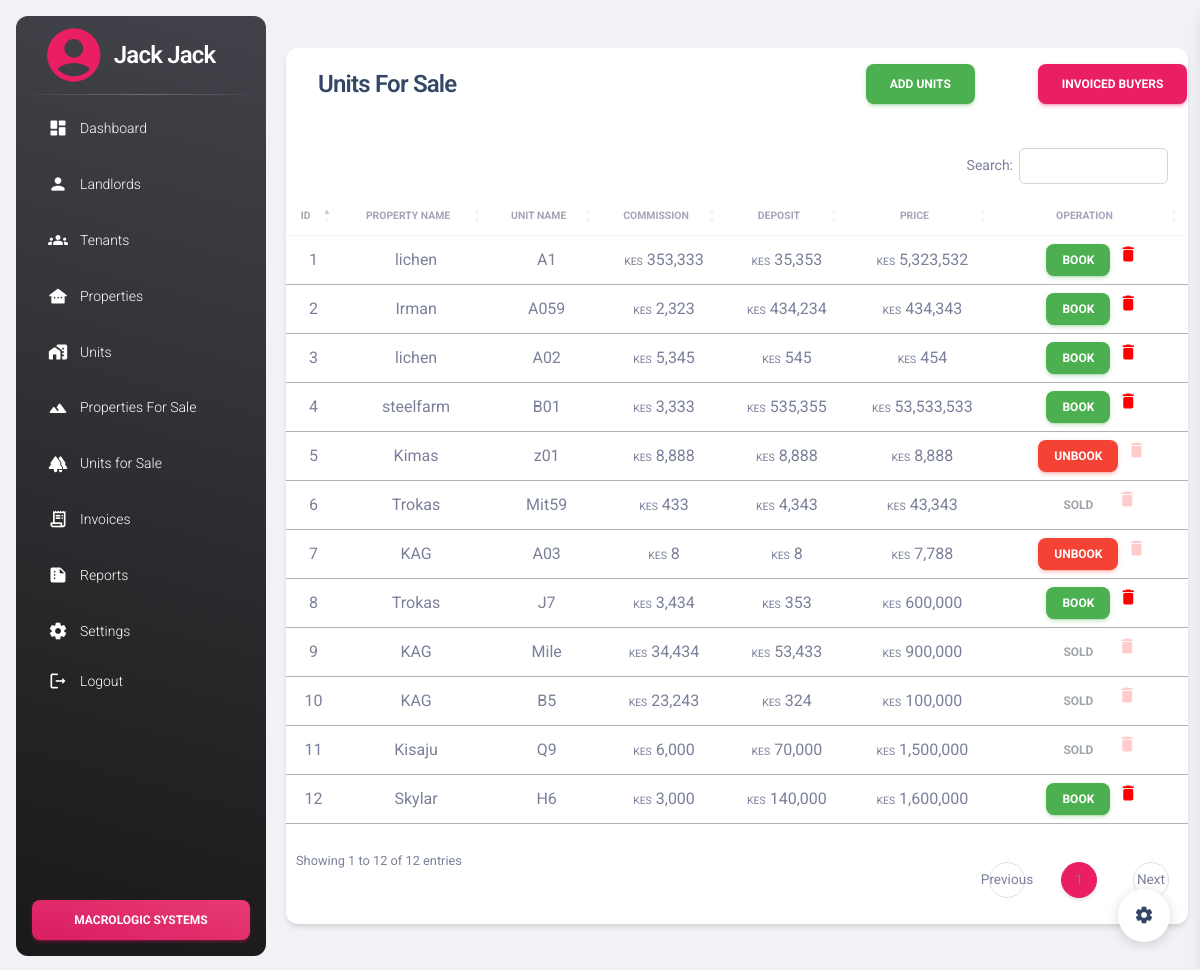
/tables/units_sale_view.php (signed in), run on the app's committed database.
### tables this page shows
CREATE TABLE `units_sale` (
  `id` int(11) NOT NULL,
  `property_sale_id` int(11) NOT NULL,
  `name` varchar(50) NOT NULL,
  `description` varchar(2000) NOT NULL,
  `commission` int(11) NOT NULL,
  `deposit` int(11) NOT NULL,
  `price` int(11) NOT NULL,
  `booked` enum('No','Yes') NOT NULL DEFAULT 'No',
  `sold` enum('No','Yes') NOT NULL
);

CREATE TABLE `property_sale` (
  `id` int(11) NOT NULL,
  `name` varchar(100) NOT NULL,
  `landlord_id` int(11) NOT NULL,
  `no_of_units` int(11) NOT NULL DEFAULT 1,
  `location` varchar(50) NOT NULL,
  `image` mediumblob DEFAULT NULL
);

### tables/units_sale_view.php (the view, shortened to what this page needs)
<?php include '../includes/header.php'; ?>
<?php include '../config/connect.php'; ?>
<div class="container-fluid py-4">
  <div class="row">
    <div class="col-12">
      <div class="card my-4">
        <div class="d-flex justify-content-between">
          <div class="row card-header col-md-7 p-0 mx-3 z-index-2 mt-3" style="height: 25px;">
            <div class="pt-1 pb-1">
              <h4 class="row text-capitalize ps-3">Units For Sale</h4>
            </div>
          </div>
          <?php if($role === 'admin') { ?>
          <div class="col-md-2 pt-3">
              <button type="button" class="btn btn-success" data-bs-toggle="modal" data-bs-target="#addUnitSaleModal">
                Add Units
              </button>
          </div>
          <?php
          } ?>
          <div class="col-md-2 pt-3">
              <a class="btn btn-primary" href="buyers_view.php">
                Invoiced buyers
              </a>
          </div>
        </div>
        <div class="card-body px-0 pb-2">
          <div class="row d-flex justify-content-between align-items-center ms-2 me-2">
          </div>
          <div class="table-responsive p-0">
            <table id="unitSaleView" class="table table-hover align-items-center mb-0 don" >
              <thead>
                <tr>
                  <th class="text-center text-uppercase text-secondary text-xxs font-weight-bolder opacity-7">id</th>
                  <th class="text-center text-uppercase text-secondary text-xxs font-weight-bolder opacity-7">property name</th>
                  <th class="text-center text-uppercase text-secondary text-xxs font-weight-bolder opacity-7">unit name</th>
                  <th class="text-center text-uppercase text-secondary text-xxs font-weight-bolder opacity-7">commission</th>
                  <th class="text-center text-uppercase text-secondary text-xxs font-weight-bolder opacity-7">deposit</th>
                  <th class="text-center text-uppercase text-secondary text-xxs font-weight-bolder opacity-7">price</th>
                  <th class="text-center text-uppercase text-secondary text-xxs font-weight-bolder opacity-7">operation</th>
                </tr>
              </thead>
              <tbody>
                <?php
                $sql = "SELECT units_sale.id AS unit_id, property_sale.name AS property_name, property_sale.id AS property_id, units_sale.name AS unit_name, units_sale.booked AS booked, units_sale.sold AS sold, FORMAT(units_sale.price, 0) AS price, FORMAT(units_sale.commission, 0) AS commission, FORMAT(units_sale.deposit, 0) AS deposit
                          FROM units_sale
                          LEFT JOIN property_sale ON units_sale.property_sale_id = property_sale.id";
                $result = $con->query($sql);
                if ($result->num_rows > 0) {
                  while ($row1 = $result->fetch_assoc()) {
                    echo '<tr>';
                    echo '<td scope="row" class="text-center">' . $row1["unit_id"] . '</td>';
                    echo ' <td class="text-center">' . $row1["property_name"] . '</td>';
                    echo '<td class="text-center">' . $row1["unit_name"] . '</td>';
                    echo '<td class="text-center"><span class="text-xxs">KES</span> ' . $row1["commission"] . '</td>';
                    echo '<td class="text-center"><span class="text-xxs">KES</span> ' . $row1["deposit"] . '</td>';
                    echo '<td class="text-center"><span class="text-xxs">KES</span> ' . $row1["price"] . '</td>';
                    if ($row1['booked'] === 'Yes' && $row1['sold'] === 'No') {
                      echo '<td class="text-center"><a class="btn btn-danger btn-sm my-0 me-2" name="unbook" href="delete.php?unbook=' . $row1["unit_id"] . '&property_id='.$row1['property_id'].'">unbook</a><a style="color: red;"  name="delete_unit_id" disabled><i class="material-icons opacity-2">delete</i></a></td>';
                    } else if($row1['booked'] === 'Yes' && $row1['sold'] === 'Yes'){
                      echo '<td class="text-center"><button class="btn btn-link btn-sm my-0 me-2 disabled">sold</button><a style="color: red;"  name="delete_unit_id" disabled><i class="material-icons opacity-2">delete</i></a></td>';
                    } else {
                       echo '<td class="text-center"><a class="btn btn-success btn-sm my-0 me-2"name="sell_id" href="../forms/sell_units.php?sell_id=' . $row1["unit_id"] . '&property_id='.$row1['property_id'].'">book</a><a style="color: red;"  name="delete_unit_id" href="../config/dbcon.php?delete_unit_id=' . $row1["unit_id"] . '"><i class="material-icons opacity-10">delete</i></a></td>';
                    }
                    echo '</tr>';
                  }
                } else {
                  echo '<tr><td colspan="8" class="text-center"><h4>No units found</h4></td></tr>';
                }
                ?>
              </tbody>
            </table>
          </div>
        </div>
      </div>
    </div>
  </div>
</div>
</main>
<div class="fixed-plugin">
  <a class="fixed-plugin-button text-dark position-fixed px-3 py-2">
    <i class="material-icons py-2">settings</i>
  </a>
</div>
<?php include('../includes/footer.php') ?>

### data on the page
units_sale: id "1", property_sale.name "lichen", name "A1", commission "353,333", deposit "35,353", price "5,323,532"
units_sale: id "2", property_sale.name "Irman", name "A059", commission "2,323", deposit "434,234", price "434,343"
units_sale: id "3", property_sale.name "lichen", name "A02", commission "5,345", deposit "545", price "454"
units_sale: id "4", property_sale.name "steelfarm", name "B01", commission "3,333", deposit "535,355", price "53,533,533"
units_sale: id "5", property_sale.name "Kimas", name "z01", commission "8,888", deposit "8,888", price "8,888"
units_sale: id "6", property_sale.name "Trokas", name "Mit59", commission "433", deposit "4,343", price "43,343", booked "SOLD"
units_sale: id "7", property_sale.name "KAG", name "A03", commission "8", deposit "8", price "7,788"
units_sale: id "8", property_sale.name "Trokas", name "J7", commission "3,434", deposit "353", price "600,000"
units_sale: id "9", property_sale.name "KAG", name "Mile", commission "34,434", deposit "53,433", price "900,000", booked "SOLD"
units_sale: id "10", property_sale.name "KAG", name "B5", commission "23,243", deposit "324", price "100,000", booked "SOLD"
units_sale: id "11", property_sale.name "Kisaju", name "Q9", commission "6,000", deposit "70,000", price "1,500,000", booked "SOLD"
units_sale: id "12", property_sale.name "Skylar", name "H6", commission "3,000", deposit "140,000", price "1,600,000"

### other printed values
$username "Jack Jack"
